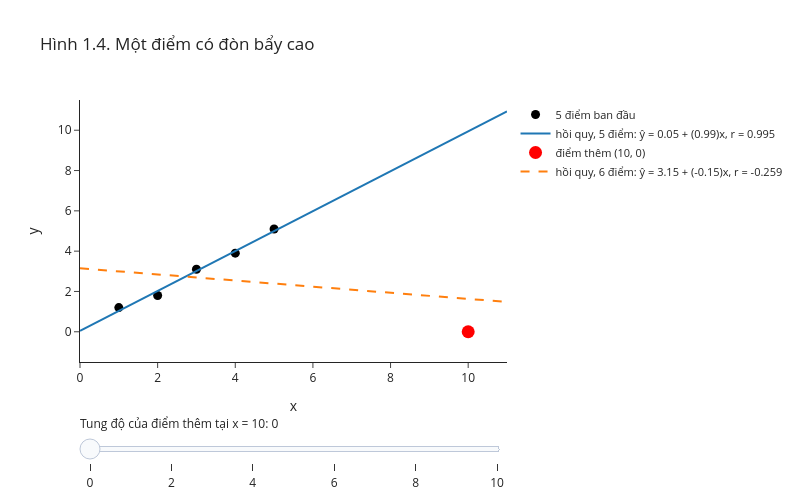

Here is the notebook cell this chart was saved with:
### Markdown cell above
<details><summary>Lời giải</summary>

Khẳng định sai. Ở đây $y = x^2$: biết $x$ là biết chính xác $y$, nhưng quan hệ phi tuyến và đối xứng quanh $x = 0$. Vì $\bar x = 0$ và $\sum x_i y_i = \sum x_i^3 = 0$, tổng các tích độ lệch bằng 0, nên $r = 0$.

Kết luận đúng: $r = 0$ nghĩa là không thấy liên hệ tuyến tính; nó không loại trừ một cấu trúc phi tuyến mạnh. Đó là lý do phải nhìn biểu đồ trước.
</details>

> **W04-EX02 · Mức 2 — Một điểm có thể đổi cả $r$ lẫn đường hồi quy.** *Dữ liệu minh họa.* Năm điểm đầu có $x = (1, 2, 3, 4, 5)$, $y = (1{,}2;\ 1{,}8;\ 3{,}1;\ 3{,}9;\ 5{,}1)$, với $r \approx 0{,}995$ và $\hat y \approx 0{,}05 + 0{,}99x$. Thêm điểm $(10, 0)$. Không dùng phần mềm, dự đoán: (1) dấu của tương quan và hệ số góc có thể đổi không? (2) điểm mới có đòn bẩy cao không? (3) một đường hồi quy duy nhất sau khi thêm điểm có còn mô tả tốt 5 điểm ban đầu không?

### Code cell
x5 = np.array([1, 2, 3, 4, 5.0])
y5 = np.array([1.2, 1.8, 3.1, 3.9, 5.1])
x6 = np.append(x5, 10)
y6 = np.append(y5, 0)

# Thanh trượt đổi tung độ của điểm thêm tại x = 10; mặc định là điểm (10, 0) của đề bài
cac_y_moi = [0, 2, 4, 6, 8, 10]
luoi = np.linspace(0, 11, 50)
b1_5, b0_5 = np.polyfit(x5, y5, 1)

fig = go.Figure()
fig.add_trace(go.Scatter(x=x5, y=y5, mode="markers", name="5 điểm ban đầu", marker=dict(color="black", size=9)))
fig.add_trace(go.Scatter(x=luoi, y=b0_5 + b1_5 * luoi, mode="lines", line=dict(color="#1f77b4"),
                         name=f"hồi quy, 5 điểm: ŷ = {b0_5:.2f} + ({b1_5:.2f})x, r = {np.corrcoef(x5, y5)[0, 1]:.3f}"))
tieu_de = []
for y_moi in cac_y_moi:
    xs, ys = np.append(x5, 10), np.append(y5, y_moi)
    b1, b0 = np.polyfit(xs, ys, 1)
    r = np.corrcoef(xs, ys)[0, 1]
    hien = y_moi == 0
    fig.add_trace(go.Scatter(x=[10], y=[y_moi], mode="markers", visible=hien, name=f"điểm thêm (10, {y_moi})",
                             marker=dict(color="red", size=13)))
    fig.add_trace(go.Scatter(x=luoi, y=b0 + b1 * luoi, mode="lines", visible=hien, line=dict(color="#ff7f0e", dash="dash"),
                             name=f"hồi quy, 6 điểm: ŷ = {b0:.2f} + ({b1:.2f})x, r = {r:.3f}"))
buoc = [dict(method="update", label=str(y_moi),
             args=[{"visible": [True, True] + [k == i for k in range(len(cac_y_moi)) for _ in range(2)]}])
        for i, y_moi in enumerate(cac_y_moi)]
fig.update_layout(title="Hình 1.4. Một điểm có đòn bẩy cao", xaxis_title="x", yaxis_title="y",
                  width=800, height=500, legend=dict(font=dict(size=11)),
                  sliders=[dict(active=0, steps=buoc, pad={"t": 50}, currentvalue={"prefix": "Tung độ của điểm thêm tại x = 10: "})])
fig.update_yaxes(range=[-1.5, 11.5])
fig.show()

### Figure 1 — Plotly figure (JSON) as saved in the notebook; plotly's stock layout.template omitted (floating-point values rounded to 4 significant figures)
{"data": [{"marker": {"color": "black", "size": 9}, "mode": "markers", "name": "5 điểm ban đầu", "type": "scatter", "x": [1.0, 2.0, 3.0, 4.0, 5.0], "y": [1.2, 1.8, 3.1, 3.9, 5.1]}, {"line": {"color": "#1f77b4"}, "mode": "lines", "name": "hồi quy, 5 điểm: ŷ = 0.05 + (0.99)x, r = 0.995", "type": "scatter", "x": [0.0, 0.2245, 0.449, 0.6735, 0.898, 1.122, 1.347, 1.571, 1.796, 2.02, 2.245, 2.469, 2.694, 2.918, 3.143, 3.367, 3.592, 3.816, 4.041, 4.265, 4.49, 4.714, 4.939, 5.163, 5.388, 5.612, 5.837, 6.061, 6.286, 6.51, 6.735, 6.959, 7.184, 7.408, 7.633, 7.857, 8.082, 8.306, 8.531, 8.755, 8.98, 9.204, 9.429, 9.653, 9.878, 10.1, 10.33, 10.55, 10.78, 11.0], "y": [0.05, 0.2722, 0.4945, 0.7167, 0.939, 1.161, 1.383, 1.606, 1.828, 2.05, 2.272, 2.495, 2.717, 2.939, 3.161, 3.384, 3.606, 3.828, 4.05, 4.273, 4.495, 4.717, 4.939, 5.162, 5.384, 5.606, 5.828, 6.051, 6.273, 6.495, 6.717, 6.94, 7.162, 7.384, 7.606, 7.829, 8.051, 8.273, 8.495, 8.718, 8.94, 9.162, 9.384, 9.607, 9.829, 10.05, 10.27, 10.5, 10.72, 10.94]}, {"marker": {"color": "red", "size": 13}, "mode": "markers", "name": "điểm thêm (10, 0)", "type": "scatter", "visible": true, "x": [10], "y": [0]}, {"line": {"color": "#ff7f0e", "dash": "dash"}, "mode": "lines", "name": "hồi quy, 6 điểm: ŷ = 3.15 + (-0.15)x, r = -0.259", "type": "scatter", "visible": true, "x": [0.0, 0.2245, 0.449, 0.6735, 0.898, 1.122, 1.347, 1.571, 1.796, 2.02, 2.245, 2.469, 2.694, 2.918, 3.143, 3.367, 3.592, 3.816, 4.041, 4.265, 4.49, 4.714, 4.939, 5.163, 5.388, 5.612, 5.837, 6.061, 6.286, 6.51, 6.735, 6.959, 7.184, 7.408, 7.633, 7.857, 8.082, 8.306, 8.531, 8.755, 8.98, 9.204, 9.429, 9.653, 9.878, 10.1, 10.33, 10.55, 10.78, 11.0], "y": [3.149, 3.115, 3.081, 3.047, 3.013, 2.979, 2.945, 2.911, 2.877, 2.842, 2.808, 2.774, 2.74, 2.706, 2.672, 2.638, 2.604, 2.57, 2.536, 2.502, 2.468, 2.434, 2.399, 2.365, 2.331, 2.297, 2.263, 2.229, 2.195, 2.161, 2.127, 2.093, 2.059, 2.025, 1.991, 1.956, 1.922, 1.888, 1.854, 1.82, 1.786, 1.752, 1.718, 1.684, 1.65, 1.616, 1.582, 1.548, 1.513, 1.479]}, {"marker": {"color": "red", "size": 13}, "mode": "markers", "name": "điểm thêm (10, 2)", "type": "scatter", "visible": false, "x": [10], "y": [2]}, {"line": {"color": "#ff7f0e", "dash": "dash"}, "mode": "lines", "name": "hồi quy, 6 điểm: ŷ = 2.53 + (0.08)x, r = 0.169", "type": "scatter", "visible": false, "x": [0.0, 0.2245, 0.449, 0.6735, 0.898, 1.122, 1.347, 1.571, 1.796, 2.02, 2.245, 2.469, 2.694, 2.918, 3.143, 3.367, 3.592, 3.816, 4.041, 4.265, 4.49, 4.714, 4.939, 5.163, 5.388, 5.612, 5.837, 6.061, 6.286, 6.51, 6.735, 6.959, 7.184, 7.408, 7.633, 7.857, 8.082, 8.306, 8.531, 8.755, 8.98, 9.204, 9.429, 9.653, 9.878, 10.1, 10.33, 10.55, 10.78, 11.0], "y": [2.526, 2.544, 2.561, 2.579, 2.596, 2.613, 2.631, 2.648, 2.666, 2.683, 2.701, 2.718, 2.736, 2.753, 2.77, 2.788, 2.805, 2.823, 2.84, 2.858, 2.875, 2.893, 2.91, 2.927, 2.945, 2.962, 2.98, 2.997, 3.015, 3.032, 3.05, 3.067, 3.084, 3.102, 3.119, 3.137, 3.154, 3.172, 3.189, 3.207, 3.224, 3.241, 3.259, 3.276, 3.294, 3.311, 3.329, 3.346, 3.364, 3.381]}, {"marker": {"color": "red", "size": 13}, "mode": "markers", "name": "điểm thêm (10, 4)", "type": "scatter", "visible": false, "x": [10], "y": [4]}, {"line": {"color": "#ff7f0e", "dash": "dash"}, "mode": "lines", "name": "hồi quy, 6 điểm: ŷ = 1.90 + (0.31)x, r = 0.669", "type": "scatter", "visible": false, "x": [0.0, 0.2245, 0.449, 0.6735, 0.898, 1.122, 1.347, 1.571, 1.796, 2.02, 2.245, 2.469, 2.694, 2.918, 3.143, 3.367, 3.592, 3.816, 4.041, 4.265, 4.49, 4.714, 4.939, 5.163, 5.388, 5.612, 5.837, 6.061, 6.286, 6.51, 6.735, 6.959, 7.184, 7.408, 7.633, 7.857, 8.082, 8.306, 8.531, 8.755, 8.98, 9.204, 9.429, 9.653, 9.878, 10.1, 10.33, 10.55, 10.78, 11.0], "y": [1.903, 1.972, 2.041, 2.11, 2.179, 2.248, 2.317, 2.386, 2.455, 2.524, 2.593, 2.662, 2.731, 2.8, 2.869, 2.938, 3.007, 3.076, 3.145, 3.214, 3.283, 3.352, 3.421, 3.49, 3.558, 3.627, 3.696, 3.765, 3.834, 3.903, 3.972, 4.041, 4.11, 4.179, 4.248, 4.317, 4.386, 4.455, 4.524, 4.593, 4.662, 4.731, 4.8, 4.869, 4.938, 5.007, 5.076, 5.145, 5.214, 5.283]}, {"marker": {"color": "red", "size": 13}, "mode": "markers", "name": "điểm thêm (10, 6)", "type": "scatter", "visible": false, "x": [10], "y": [6]}, {"line": {"color": "#ff7f0e", "dash": "dash"}, "mode": "lines", "name": "hồi quy, 6 điểm: ŷ = 1.28 + (0.54)x, r = 0.920", "type": "scatter", "visible": false, "x": [0.0, 0.2245, 0.449, 0.6735, 0.898, 1.122, 1.347, 1.571, 1.796, 2.02, 2.245, 2.469, 2.694, 2.918, 3.143, 3.367, 3.592, 3.816, 4.041, 4.265, 4.49, 4.714, 4.939, 5.163, 5.388, 5.612, 5.837, 6.061, 6.286, 6.51, 6.735, 6.959, 7.184, 7.408, 7.633, 7.857, 8.082, 8.306, 8.531, 8.755, 8.98, 9.204, 9.429, 9.653, 9.878, 10.1, 10.33, 10.55, 10.78, 11.0], "y": [1.28, 1.401, 1.521, 1.642, 1.762, 1.883, 2.003, 2.124, 2.244, 2.365, 2.485, 2.606, 2.726, 2.847, 2.967, 3.088, 3.208, 3.329, 3.449, 3.57, 3.69, 3.811, 3.931, 4.052, 4.172, 4.293, 4.413, 4.534, 4.654, 4.774, 4.895, 5.015, 5.136, 5.256, 5.377, 5.497, 5.618, 5.738, 5.859, 5.979, 6.1, 6.22, 6.341, 6.461, 6.582, 6.702, 6.823, 6.943, 7.064, 7.184]}, {"marker": {"color": "red", "size": 13}, "mode": "markers", "name": "điểm thêm (10, 8)", "type": "scatter", "visible": false, "x": [10], "y": [8]}, {"line": {"color": "#ff7f0e", "dash": "dash"}, "mode": "lines", "name": "hồi quy, 6 điểm: ŷ = 0.66 + (0.77)x, r = 0.988", "type": "scatter", "visible": false, "x": [0.0, 0.2245, 0.449, 0.6735, 0.898, 1.122, 1.347, 1.571, 1.796, 2.02, 2.245, 2.469, 2.694, 2.918, 3.143, 3.367, 3.592, 3.816, 4.041, 4.265, 4.49, 4.714, 4.939, 5.163, 5.388, 5.612, 5.837, 6.061, 6.286, 6.51, 6.735, 6.959, 7.184, 7.408, 7.633, 7.857, 8.082, 8.306, 8.531, 8.755, 8.98, 9.204, 9.429, 9.653, 9.878, 10.1, 10.33, 10.55, 10.78, 11.0], "y": [0.6574, 0.8294, 1.001, 1.173, 1.345, 1.517, 1.689, 1.861, 2.033, 2.205, 2.377, 2.549, 2.722, 2.894, 3.066, 3.238, 3.41, 3.582, 3.754, 3.926, 4.098, 4.27, 4.442, 4.614, 4.786, 4.958, 5.13, 5.302, 5.474, 5.646, 5.818, 5.99, 6.162, 6.334, 6.506, 6.678, 6.85, 7.022, 7.194, 7.366, 7.538, 7.71, 7.882, 8.054, 8.226, 8.398, 8.57, 8.742, 8.914, 9.086]}, {"marker": {"color": "red", "size": 13}, "mode": "markers", "name": "điểm thêm (10, 10)", "type": "scatter", "visible": false, "x": [10], "y": [10]}, {"line": {"color": "#ff7f0e", "dash": "dash"}, "mode": "lines", "name": "hồi quy, 6 điểm: ŷ = 0.03 + (1.00)x, r = 0.999", "type": "scatter", "visible": false, "x": [0.0, 0.2245, 0.449, 0.6735, 0.898, 1.122, 1.347, 1.571, 1.796, 2.02, 2.245, 2.469, 2.694, 2.918, 3.143, 3.367, 3.592, 3.816, 4.041, 4.265, 4.49, 4.714, 4.939, 5.163, 5.388, 5.612, 5.837, 6.061, 6.286, 6.51, 6.735, 6.959, 7.184, 7.408, 7.633, 7.857, 8.082, 8.306, 8.531, 8.755, 8.98, 9.204, 9.429, 9.653, 9.878, 10.1, 10.33, 10.55, 10.78, 11.0], "y": [0.03443, 0.258, 0.4815, 0.705, 0.9286, 1.152, 1.376, 1.599, 1.823, 2.046, 2.27, 2.493, 2.717, 2.94, 3.164, 3.387, 3.611, 3.834, 4.058, 4.282, 4.505, 4.729, 4.952, 5.176, 5.399, 5.623, 5.846, 6.07, 6.293, 6.517, 6.74, 6.964, 7.187, 7.411, 7.635, 7.858, 8.082, 8.305, 8.529, 8.752, 8.976, 9.199, 9.423, 9.646, 9.87, 10.09, 10.32, 10.54, 10.76, 10.99]}], "layout": {"height": 500, "legend": {"font": {"size": 11}}, "sliders": [{"active": 0, "currentvalue": {"prefix": "Tung độ của điểm thêm tại x = 10: "}, "pad": {"t": 50}, "steps": [{"args": [{"visible": [true, true, true, true, false, false, false, false, false, false, false, false, false, false]}], "label": "0", "method": "update"}, {"args": [{"visible": [true, true, false, false, true, true, false, false, false, false, false, false, false, false]}], "label": "2", "method": "update"}, {"args": [{"visible": [true, true, false, false, false, false, true, true, false, false, false, false, false, false]}], "label": "4", "method": "update"}, {"args": [{"visible": [true, true, false, false, false, false, false, false, true, true, false, false, false, false]}], "label": "6", "method": "update"}, {"args": [{"visible": [true, true, false, false, false, false, false, false, false, false, true, true, false, false]}], "label": "8", "method": "update"}, {"args": [{"visible": [true, true, false, false, false, false, false, false, false, false, false, false, true, true]}], "label": "10", "method": "update"}]}], "title": {"text": "Hình 1.4. Một điểm có đòn bẩy cao"}, "width": 800, "xaxis": {"title": {"text": "x"}}, "yaxis": {"range": [-1.5, 11.5], "title": {"text": "y"}}}}
